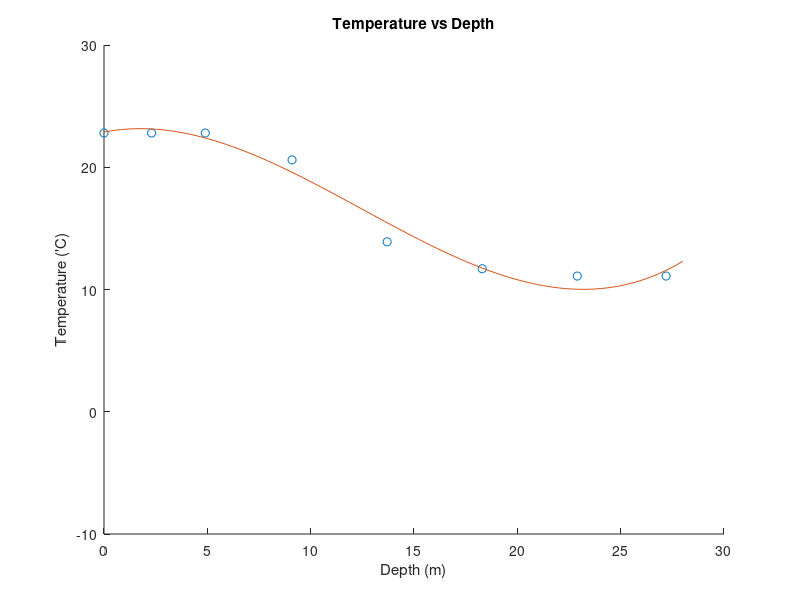
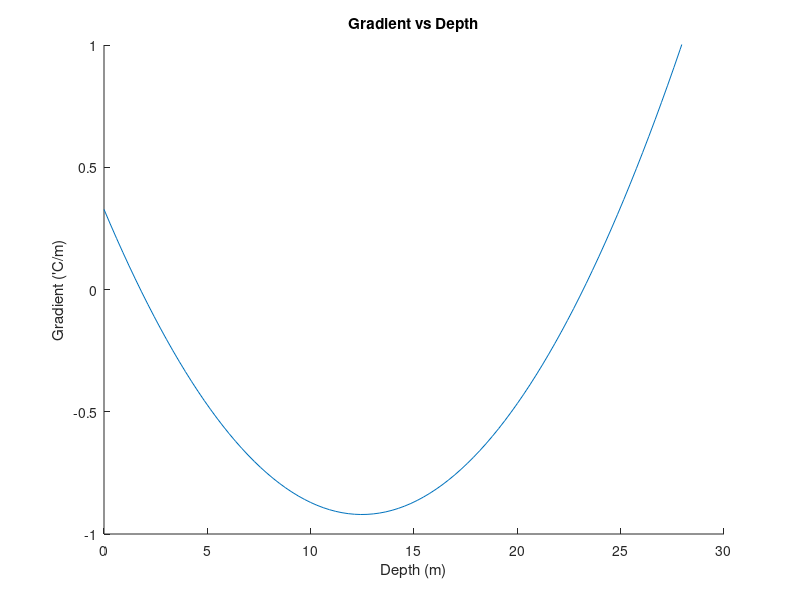

MATLAB code to generate these figures, in order:
# Allan Matthew B. Mariano
# 2015-05804
# CS 131 WFY



################################################
#Part 1: Curve Fitting
################################################

# x values z(m)
x =[
  0
  2.3
  4.9
  9.1
  13.7
  18.3
  22.9
  27.2
];
#Summer Temperature Values T(C)
temp = [
  22.8
  22.8
  22.8
  20.6
  13.9
  11.7
  11.1
  11.1
];



onematrix = [
  1
  1
  1
  1
  1
  1
  1
  1
];


#Gradient (First Derivative of f(x))
function ret = gradient(x, ans)
  ret = (3*ans(4)*x*x)+ (2*ans(3)*x) + ans(2);
endfunction

#A Cholesky Function that does Factorization
  
function ret = cholesky(Tot,p)
  A = Tot'*Tot;
  b = Tot'*p;
  I  = eye(columns(A));
  s = columns(I);



  D = A;
  L = I;

  for j = 1:s-1
     M1 = I;
    for k=j+1:s
       M1(k,j) = -D(k,j)/D(j,j);
   end
    L = M1*L;
    D = M1*D;
  end


  D= diag(diag(D));

  L = inv(L);

  y = L\b;
  x = (D*L')\y;

  ret = x;
endfunction

#convert to vandermonde matrix first
y = x.*x;
z = x.*x.*x;

lmao = horzcat(onematrix,x);
lmao2 = horzcat(lmao,y);
polynomial = horzcat (lmao2,z);

#get a0, a1, a2, a3
printf("1.1 = Matrix which represents the polynomial\n")

polynomial

printf("\n===============================================\n")

printf("1.2 = The coeficients from cholesky LDLT\n")
coefficients = cholesky(polynomial,temp)



printf("a0 = %f\n", coefficients(1))
printf("a1 = %f\n", coefficients(2))
printf("a2 = %f\n", coefficients(3))
printf("a3 = %f\n", coefficients(4))

printf("===============================================\n")



#plotting

j = linspace(0, 28);
for i = 1: 100
  y(i) = polyval(flipud(coefficients), j(i));
end

figure(1)
clf()
hold on;
xlabel("Depth (m)");
ylabel("Temperature ('C)");
title("Temperature vs Depth");
plot(x,temp, 'o')
plot(j,y, '-')
xlim([0,30])
ylim([-10,30])
hold off;

# get inflection point
# second derivative of 

printf("1.3 = Get the inflection point\n")

thermocline = (-2*coefficients(3))/(6*coefficients(4));

printf("Thermocline = %f m", thermocline)

printf("\n===============================================\n")

# get gradient (Function above)



a = linspace(0, 30);
for i = 1: 100
  b(i) = gradient(a(i),coefficients);
end

figure(2)
clf()
hold on;
xlabel("Depth (m)");
ylabel("Gradient ('C/m)");
title("Gradient vs Depth");
plot(a,b, '-')
ylim([-1,1])
xlim([0,30])
hold off;

printf("1.5 = Get the gradient(First Derivative)\n")
gradient1 = gradient(thermocline, coefficients);

printf("Gradient = %f C/m \n", gradient1)

printf("===============================================\n")

#get heatflux

printf("1.7 = Get the heatflux using the gradient\n")

heatflux = ((-0.01*(gradient1/100))*86400);

printf("Heat flux = %f cal / (cm day)\n", heatflux)







